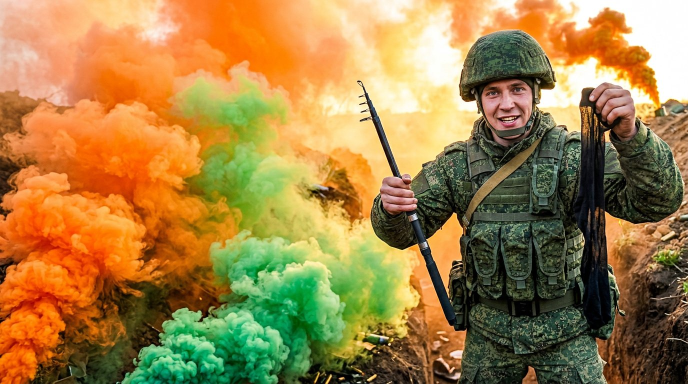
#> input picture video_studio/thumbs/v2_bg1.jpg, 1376 x 768 px (shown at 1/2 size); the run also reads 1 picture not shown here
$ python make_thumbs_v2.py
#> lines starting #> are read from the running program, lines starting #| are printed output that depends on the picture; after the words box and inside, x2 and y2 are one past the last pixel; in counts of white or black regions, pixels touching at a corner belong together
#!/usr/bin/env python3
"""Thumbnails v2 — loud, extravagant style: 3D extruded gradient text, double stroke, tilted stickers."""
import os
import numpy as np
from PIL import Image, ImageDraw, ImageFont, ImageFilter, ImageEnhance

D = os.path.dirname(os.path.abspath(__file__))
FONT = os.path.join(D, "..", "fonts", "Roboto-Black.woff")
W, H = 1280, 720


def F(s):
    return ImageFont.truetype(FONT, s)


def bg(name, shift=0.5, sat=1.25, con=1.12):
    im = Image.open(os.path.join(D, name)).convert("RGB")
    sc = max(W / im.width, H / im.height)
    im = im.resize((round(im.width * sc), round(im.height * sc)), Image.LANCZOS)
    x = int((im.width - W) * shift)
    im = im.crop((x, 0, x + W, H))
    im = ImageEnhance.Color(ImageEnhance.Contrast(im).enhance(con)).enhance(sat)
    # vignette
    yy, xx = np.mgrid[0:H, 0:W]
    v = 1 - 0.45 * (((xx - W / 2) / (W / 1.3)) ** 2 + ((yy - H / 2) / (H / 1.2)) ** 2)
    a = np.asarray(im).astype(float) * np.clip(v, 0.4, 1)[..., None]
    return Image.fromarray(a.clip(0, 255).astype(np.uint8))


def shade_left(im, w=0.5, a=170):
    g = np.clip(1 - np.linspace(0, 1, W) / w, 0, 1) ** 1.4 * a
    m = Image.fromarray(np.tile(g, (H, 1)).astype(np.uint8))
    return Image.composite(Image.new("RGB", (W, H)), im, m)


def gradient(size, top, bot):
    g = np.linspace(0, 1, size[1])[:, None, None]
    arr = np.array(top)[None, None] * (1 - g) + np.array(bot)[None, None] * g
    return Image.fromarray(np.repeat(arr, size[0], 1).astype(np.uint8))


def mega(im, xy, s, size, top=(255, 240, 80), bot=(255, 140, 0), rot=-4, depth=14, maxw=None):
    """3D-extruded, gradient-filled, double-stroked word art."""
    f = F(size)
    if maxw:
        while f.getlength(s) > maxw:
            size -= 4
            f = F(size)
    bb = f.getbbox(s, stroke_width=18)
    tw, th = bb[2] - bb[0] + depth + 40, bb[3] - bb[1] + depth + 40
    layer = Image.new("RGBA", (tw, th), (0, 0, 0, 0))
    d = ImageDraw.Draw(layer)
    ox, oy = 20 - bb[0], 20 - bb[1]
    # extrusion
    for k in range(depth, 0, -1):
        d.text((ox + k, oy + k), s, font=f, fill=(25, 10, 0, 255), stroke_width=12, stroke_fill=(25, 10, 0, 255))
    # outer white stroke + inner black stroke
    d.text((ox, oy), s, font=f, fill=(0, 0, 0, 255), stroke_width=18, stroke_fill=(255, 255, 255, 255))
    d.text((ox, oy), s, font=f, fill=(0, 0, 0, 255), stroke_width=9, stroke_fill=(0, 0, 0, 255))
    # gradient fill via mask
    mask = Image.new("L", (tw, th), 0)
    ImageDraw.Draw(mask).text((ox, oy), s, font=f, fill=255)
    grad = gradient((tw, th), top, bot)
    layer.paste(grad, (0, 0), mask)
    # glossy highlight on upper half
    hi = Image.new("L", (tw, th), 0)
    ImageDraw.Draw(hi).rectangle((0, 0, tw, oy + (bb[3] - bb[1]) * 0.45 + bb[1]), fill=70)
    hi = Image.composite(hi, Image.new("L", (tw, th), 0), mask)
    layer.paste(Image.new("RGB", (tw, th), (255, 255, 255)), (0, 0), hi)
    layer = layer.rotate(rot, expand=True, resample=Image.BICUBIC)
    # glow / shadow
    sh = Image.new("RGBA", layer.size, (0, 0, 0, 0))
    sh.putalpha(layer.split()[3].filter(ImageFilter.GaussianBlur(14)).point(lambda v: int(v * 0.85)))
    im.paste(sh, (xy[0] + 6, xy[1] + 10), sh)
    im.paste(layer, xy, layer)
    return xy[0] + layer.width, xy[1] + layer.height


def sticker(im, xy, s, size, bgc=(230, 20, 30), fg=(255, 255, 255), rot=5, pad=(26, 12)):
    f = F(size)
    bb = f.getbbox(s)
    w, h = bb[2] - bb[0] + pad[0] * 2, bb[3] - bb[1] + pad[1] * 2
    p = Image.new("RGBA", (w + 16, h + 16), (0, 0, 0, 0))
    d = ImageDraw.Draw(p)
    d.rounded_rectangle((8, 8, 8 + w, 8 + h), 12, fill=bgc + (255,), outline=(255, 255, 255, 255), width=6)
    d.text((8 + pad[0] - bb[0], 8 + pad[1] - bb[1]), s, font=f, fill=fg)
    p = p.rotate(rot, expand=True, resample=Image.BICUBIC)
    sh = Image.new("RGBA", p.size, (0, 0, 0, 0))
    sh.putalpha(p.split()[3].filter(ImageFilter.GaussianBlur(10)).point(lambda v: int(v * .7)))
    im.paste(sh, (xy[0] + 6, xy[1] + 8), sh)
    im.paste(p, xy, p)


def brand(im, xy=(26, 22)):
    sticker(im, xy, "«В ОКОПЕ»", 34, bgc=(15, 15, 15), fg=(255, 204, 0), rot=0, pad=(18, 8))


def arrow(im, a, b, col=(255, 255, 255), w=16):
    import math
    d = ImageDraw.Draw(im)
    for c, ww in (((0, 0, 0), w + 10), (col, w)):
        d.line([a, b], fill=c, width=ww)
        ang = math.atan2(b[1] - a[1], b[0] - a[0])
        L = 44 + (ww - w)
        p1 = (b[0] - L * math.cos(ang - .55), b[1] - L * math.sin(ang - .55))
        p2 = (b[0] - L * math.cos(ang + .55), b[1] - L * math.sin(ang + .55))
        d.polygon([(b[0] + 6 * math.cos(ang), b[1] + 6 * math.sin(ang)), p1, p2], fill=c)


# 1 — «5 ХИТРОСТЕЙ ЗА КОПЕЙКИ» (под название ролика)
im = shade_left(bg("v2_bg1.jpg", 0.75), 0.55, 120)
#> in bg, im is the input picture: PIL image 1376x768 RGB; mean R, G, B 162.9, 129.1, 70.8
#> in bg, `a = np.asarray(im).astype(float) * np.clip(v, 0.4, 1)[..., None]`:
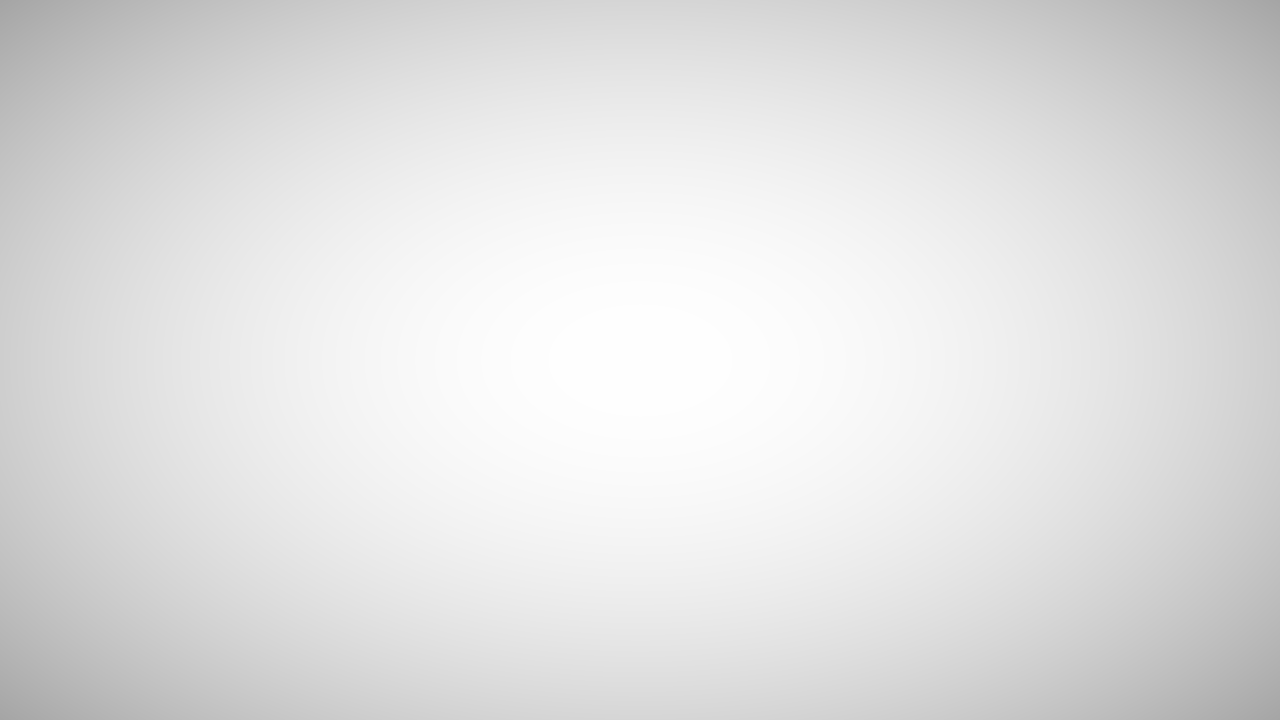
#> v: shape (720, 1280) float64; min 0.648, max 1, mean 0.883
#> in shade_left, `g = np.clip(1 - np.linspace(0, 1, W) / w, 0, 1) ** 1.4 * a`: g = 1280 values, max 120 at index 0, min 0 at index 704, mean 27.53
mega(im, (10, 70), "5 ХИТРОСТЕЙ", 150, maxw=720, rot=-5)
#> in mega, `layer = Image.new("RGBA", (tw, th), (0, 0, 0, 0))`: layer: PIL image 784x182 RGBA; every value is 0
#> in mega, `mask = Image.new("L", (tw, th), 0)`: mask: PIL image 784x182 L; every value is 0
#> in mega, `ImageDraw.Draw(hi).rectangle((0, 0, tw, oy + (bb[3] - bb[1]) * 0.45 + ..`:
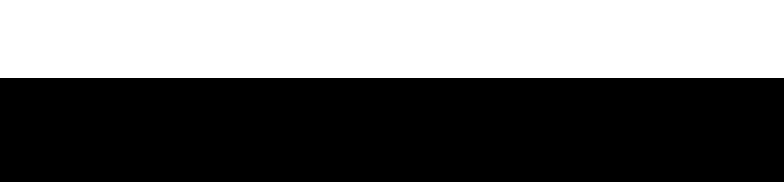
#> hi: PIL image 784x182 L; values 0 (black) and 70 (white), 42.9% white; 1 white region, box (x1, y1, x2, y2) and area: (0, 0, 784, 78) 61152
#> in mega, `sh = Image.new("RGBA", layer.size, (0, 0, 0, 0))`: sh: PIL image 798x250 RGBA; every value is 0
mega(im, (24, 260), "ЗА КОПЕЙКИ", 132, top=(255, 255, 255), bot=(200, 220, 255), maxw=660, rot=-5)
#> call 2 of mega, with xy = (24, 260), s = 'ЗА КОПЕЙКИ', size = 132, top = (255, 255, 255), bot = (200, 220, 255), rot = -5, depth = 14, maxw = 660
#> in mega (call 2), `layer = Image.new("RGBA", (tw, th), (0, 0, 0, 0))`: layer: PIL image 736x179 RGBA; every value is 0
#> in mega (call 2), `mask = Image.new("L", (tw, th), 0)`: mask: PIL image 736x179 L; every value is 0
#> in mega (call 2), `ImageDraw.Draw(hi).rectangle((0, 0, tw, oy + (bb[3] - bb[1]) * 0.45 + ..`: hi: PIL image 736x179 L; values 0 (black) and 70 (white), 43% white; 1 white region, box (x1, y1, x2, y2) and area: (0, 0, 736, 77) 56672
#> in mega (call 2), `layer = layer.rotate(rot, expand=True, resample=Image.BICUBIC)`:
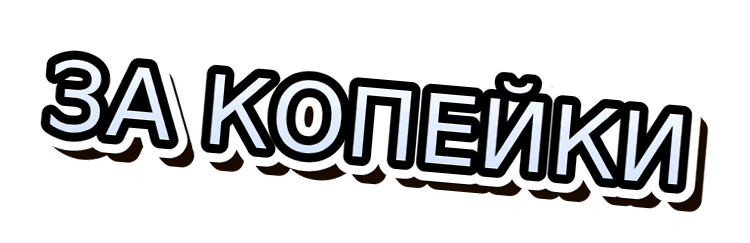
#> layer: PIL image 750x243 RGBA; mean R, G, B, A 49.5, 49.8, 50.7, 101.8; transparent parts drawn white
#> in mega (call 2), `sh = Image.new("RGBA", layer.size, (0, 0, 0, 0))`: sh: PIL image 750x243 RGBA; every value is 0
sticker(im, (70, 470), "СПАСАЮТ ЖИЗНЬ", 58, rot=4)
#> in sticker, `p = Image.new("RGBA", (w + 16, h + 16), (0, 0, 0, 0))`: p: PIL image 615x84 RGBA; every value is 0
#> in sticker, `p = p.rotate(rot, expand=True, resample=Image.BICUBIC)`:
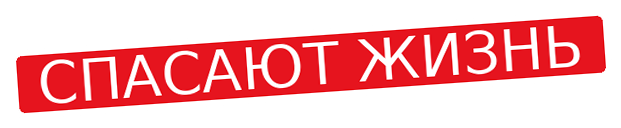
#> p: PIL image 621x128 RGBA; mean R, G, B, A 126, 54.8, 58.1, 132.4; transparent parts drawn white
#> in sticker, `sh = Image.new("RGBA", p.size, (0, 0, 0, 0))`: sh: PIL image 621x128 RGBA; every value is 0
#> in sticker, `sh.putalpha(p.split()[3].filter(ImageFilter.GaussianBlur(10)).point(la..`:
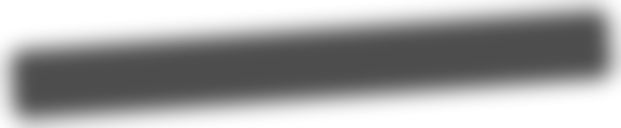
#> sh: PIL image 621x128 RGBA; mean R, G, B, A 0, 0, 0, 91.9; transparent parts drawn white
brand(im)
#> in sticker (call 2), `p = Image.new("RGBA", (w + 16, h + 16), (0, 0, 0, 0))`: p: PIL image 252x57 RGBA; every value is 0
im.save(os.path.join(D, "THUMB_1_5hitrostey.jpg"), quality=93)

# 2 — чулок против блика
im = shade_left(bg("v2_bg2.jpg", 0.55, sat=1.15), 0.45, 150)
#> call 2 of bg, with name = 'v2_bg2.jpg', shift = 0.55, sat = 1.15, con = 1.12
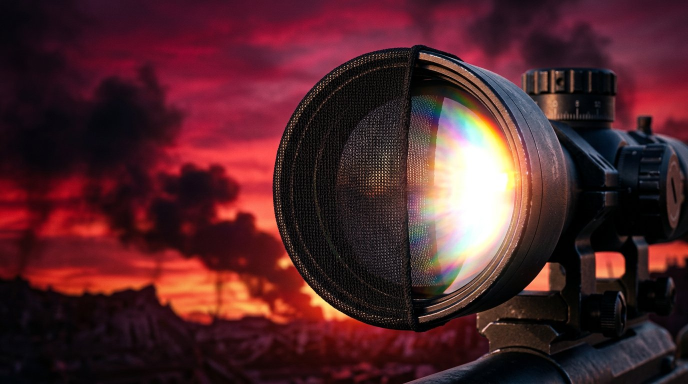
#> input picture video_studio/thumbs/v2_bg2.jpg, 1376 x 768 px (shown at 1/2 size)
#> in bg, im is the input picture: PIL image 1376x768 RGB; mean R, G, B 80, 37.2, 42.4
#> in bg (call 2), `im = im.resize((round(im.width * sc), round(im.height * sc)), Image.LA..`:
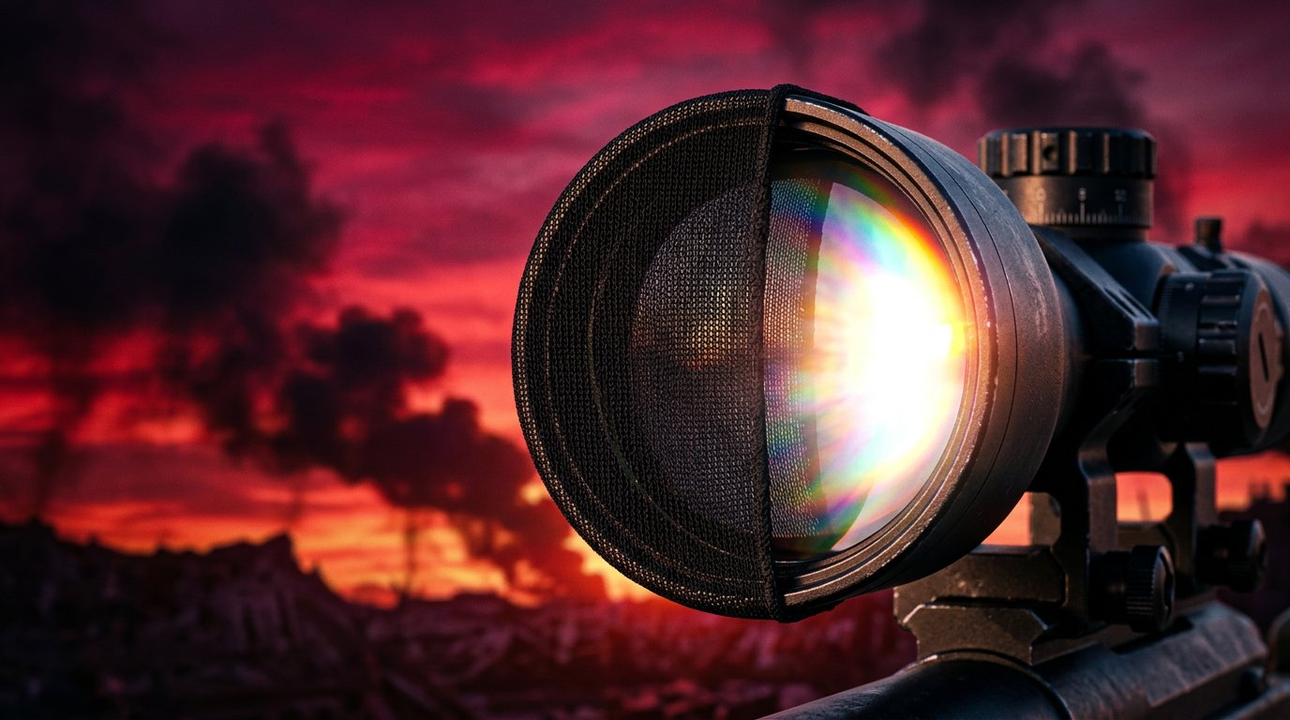
#> im: PIL image 1290x720 RGB; mean R, G, B 80, 37.3, 42.4
mega(im, (6, 60), "ЧУЛОК", 190, maxw=520, rot=-6)
mega(im, (10, 270), "ПРОТИВ", 104, top=(255, 255, 255), bot=(220, 220, 220), maxw=430, rot=-6)
mega(im, (10, 400), "СНАЙПЕРА", 104, top=(255, 90, 90), bot=(200, 0, 0), maxw=470, rot=-6)
sticker(im, (880, 40), "БЛИК", 50, rot=-6)
sticker(im, (720, 560), "БЛИКА НЕТ · 0 ₽", 46, bgc=(30, 160, 40), rot=4)
arrow(im, (950, 140), (900, 250))
arrow(im, (820, 560), (790, 470))
#> the loop in arrow (call 2), `for c, ww in (((0, 0, 0), w + 10), (col, w)):` made 2 passes
#> (ang, p1, p2) on passes 1 to 2: (-1.89, (831.3, 504.7), (777.8, 522.6)), (-1.89, (823.7, 498.3), (780, 512.9))
brand(im, (26, 640))
im.save(os.path.join(D, "THUMB_2_chulok.jpg"), quality=93)

# 3 — дрон не пройдёт
im = shade_left(bg("v2_bg3.jpg", 0.6), 0.5, 140)
mega(im, (8, 50), "ДРОН", 210, top=(255, 255, 255), bot=(210, 225, 255), maxw=520, rot=-6)
mega(im, (10, 290), "НЕ ПРОЙДЁТ!", 128, maxw=640, rot=-6)
sticker(im, (60, 500), "РАБИЦА ЗА КОПЕЙКИ", 50, rot=4)
brand(im)
im.save(os.path.join(D, "THUMB_3_dron.jpg"), quality=93)
print("ok")
